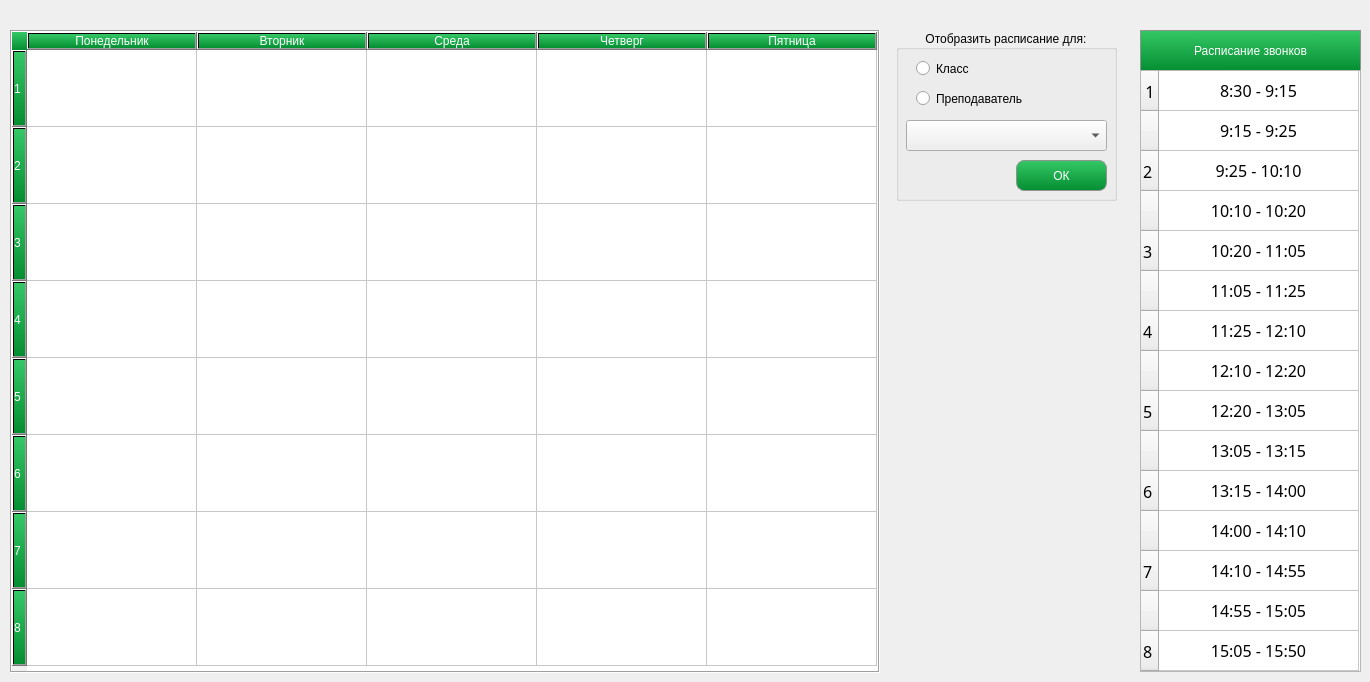
    <widget class="QWidget" name="tab_rasp">
     <attribute name="icon">
      <iconset resource="res.qrc">
       <normaloff>:/icon/drawable/rasp_black.png</normaloff>
       <normalon>:/icon/drawable/pasp_white.png</normalon>:/icon/drawable/rasp_black.png</iconset>
     </attribute>
     <attribute name="title">
      <string>Расписание</string>
     </attribute>
     <widget class="QPushButton" name="pushButton">
      <property name="geometry">
       <rect>
        <x>1140</x>
        <y>30</y>
        <width>221</width>
        <height>41</height>
       </rect>
      </property>
      <property name="styleSheet">
       <string notr="true">QPushButton{
	color: white;
	
	background-color: qlineargradient(spread:repeat, x1:0.511, y1:0, x2:0.506, y2:1, stop:0 rgba(53, 200, 102, 255), stop:1 rgba(4, 142, 50, 255));
	
    border-style: solid;
    border-color: rgb(147, 147, 147);
    border-width: 1px;
	font: 75 12pt &quot;Segoe Print&quot;;

}
</string>
      </property>
      <property name="text">
       <string>Расписание звонков</string>
      </property>
      <property name="icon">
       <iconset resource="res.qrc">
        <normaloff>:/icon/drawable/alarm.png</normaloff>:/icon/drawable/alarm.png</iconset>
      </property>
      <property name="iconSize">
       <size>
        <width>25</width>
        <height>25</height>
       </size>
      </property>
     </widget>
     <widget class="QTableWidget" name="bells">
      <property name="enabled">
       <bool>true</bool>
      </property>
      <property name="geometry">
       <rect>
        <x>1140</x>
        <y>70</y>
        <width>221</width>
        <height>602</height>
       </rect>
      </property>
      <property name="font">
       <font>
        <family>Segoe Print</family>
        <pointsize>12</pointsize>
        <weight>9</weight>
        <italic>false</italic>
        <bold>false</bold>
       </font>
      </property>
      <property name="focusPolicy">
       <enum>Qt::NoFocus</enum>
      </property>
      <property name="contextMenuPolicy">
       <enum>Qt::NoContextMenu</enum>
      </property>
      <property name="styleSheet">
       <string notr="true">
	font: 75 12pt &quot;Segoe Print&quot;;
</string>
      </property>
      <property name="verticalScrollBarPolicy">
       <enum>Qt::ScrollBarAlwaysOff</enum>
      </property>
      <property name="horizontalScrollBarPolicy">
       <enum>Qt::ScrollBarAlwaysOff</enum>
      </property>
      <property name="autoScroll">
       <bool>true</bool>
      </property>
      <property name="editTriggers">
       <set>QAbstractItemView::NoEditTriggers</set>
      </property>
      <property name="tabKeyNavigation">
       <bool>true</bool>
      </property>
      <property name="showDropIndicator" stdset="0">
       <bool>true</bool>
      </property>
      <property name="selectionMode">
       <enum>QAbstractItemView::NoSelection</enum>
      </property>
      <property name="showGrid">
       <bool>true</bool>
      </property>
      <property name="gridStyle">
       <enum>Qt::SolidLine</enum>
      </property>
      <property name="sortingEnabled">
       <bool>false</bool>
      </property>
      <property name="wordWrap">
       <bool>false</bool>
      </property>
      <property name="cornerButtonEnabled">
       <bool>true</bool>
      </property>
      <attribute name="horizontalHeaderVisible">
       <bool>false</bool>
      </attribute>
      <attribute name="horizontalHeaderDefaultSectionSize">
       <number>200</number>
      </attribute>
      <attribute name="horizontalHeaderHighlightSections">
       <bool>true</bool>
      </attribute>
      <attribute name="verticalHeaderDefaultSectionSize">
       <number>40</number>
      </attribute>
      <attribute name="verticalHeaderHighlightSections">
       <bool>false</bool>
      </attribute>
      <attribute name="verticalHeaderMinimumSectionSize">
       <number>40</number>
      </attribute>
      <attribute name="verticalHeaderShowSortIndicator" stdset="0">
       <bool>false</bool>
      </attribute>
      <attribute name="verticalHeaderStretchLastSection">
       <bool>false</bool>
      </attribute>
      <row>
       <property name="text">
        <string>1</string>
       </property>
       <property name="textAlignment">
        <set>AlignCenter</set>
       </property>
      </row>
      <row>
       <property name="text">
        <string/>
       </property>
      </row>
      <row>
       <property name="text">
        <string>2</string>
       </property>
      </row>
      <row>
       <property name="text">
        <string/>
       </property>
      </row>
      <row>
       <property name="text">
        <string>3</string>
       </property>
      </row>
      <row>
       <property name="text">
        <string/>
       </property>
      </row>
      <row>
       <property name="text">
        <string>4</string>
       </property>
      </row>
      <row>
       <property name="text">
        <string/>
       </property>
      </row>
      <row>
       <property name="text">
        <string>5</string>
       </property>
      </row>
      <row>
       <property name="text">
        <string/>
       </property>
      </row>
      <row>
       <property name="text">
        <string>6</string>
       </property>
      </row>
      <row>
       <property name="text">
        <string/>
       </property>
      </row>
      <row>
       <property name="text">
        <string>7 </string>
       </property>
      </row>
      <row>
       <property name="text">
        <string/>
       </property>
      </row>
      <row>
       <property name="text">
        <string>8</string>
       </property>
      </row>
      <column>
       <property name="text">
        <string>Время</string>
       </property>
      </column>
      <item row="0" column="0">
       <property name="text">
        <string>8:30 - 9:15</string>
       </property>
       <property name="textAlignment">
        <set>AlignCenter</set>
       </property>
      </item>
      <item row="1" column="0">
       <property name="text">
        <string>9:15 - 9:25</string>
       </property>
       <property name="textAlignment">
        <set>AlignCenter</set>
       </property>
      </item>
      <item row="2" column="0">
       <property name="text">
        <string>9:25 - 10:10</string>
       </property>
       <property name="textAlignment">
        <set>AlignCenter</set>
       </property>
      </item>
      <item row="3" column="0">
       <property name="text">
        <string>10:10 - 10:20</string>
       </property>
       <property name="textAlignment">
        <set>AlignCenter</set>
       </property>
      </item>
      <item row="4" column="0">
       <property name="text">
        <string>10:20 - 11:05</string>
       </property>
       <property name="textAlignment">
        <set>AlignCenter</set>
       </property>
      </item>
      <item row="5" column="0">
       <property name="text">
        <string>11:05 - 11:25</string>
       </property>
       <property name="textAlignment">
        <set>AlignCenter</set>
       </property>
      </item>
      <item row="6" column="0">
       <property name="text">
        <string>11:25 - 12:10</string>
       </property>
       <property name="textAlignment">
        <set>AlignCenter</set>
       </property>
      </item>
      <item row="7" column="0">
       <property name="text">
        <string>12:10 - 12:20</string>
       </property>
       <property name="textAlignment">
        <set>AlignCenter</set>
       </property>
      </item>
      <item row="8" column="0">
       <property name="text">
        <string>12:20 - 13:05</string>
       </property>
       <property name="textAlignment">
        <set>AlignCenter</set>
       </property>
      </item>
      <item row="9" column="0">
       <property name="text">
        <string>13:05 - 13:15</string>
       </property>
       <property name="textAlignment">
        <set>AlignCenter</set>
       </property>
      </item>
      <item row="10" column="0">
       <property name="text">
        <string>13:15 - 14:00</string>
       </property>
       <property name="textAlignment">
        <set>AlignCenter</set>
       </property>
      </item>
      <item row="11" column="0">
       <property name="text">
        <string>14:00 - 14:10</string>
       </property>
       <property name="textAlignment">
        <set>AlignCenter</set>
       </property>
      </item>
      <item row="12" column="0">
       <property name="text">
        <string>14:10 - 14:55</string>
       </property>
       <property name="textAlignment">
        <set>AlignCenter</set>
       </property>
      </item>
      <item row="13" column="0">
       <property name="text">
        <string>14:55 - 15:05</string>
       </property>
       <property name="textAlignment">
        <set>AlignCenter</set>
       </property>
      </item>
      <item row="14" column="0">
       <property name="text">
        <string>15:05 - 15:50</string>
       </property>
       <property name="textAlignment">
        <set>AlignCenter</set>
       </property>
      </item>
     </widget>
     <widget class="QGroupBox" name="groupBox">
      <property name="geometry">
       <rect>
        <x>896</x>
        <y>30</y>
        <width>221</width>
        <height>171</height>
       </rect>
      </property>
      <property name="styleSheet">
       <string notr="true">font: 75 10pt &quot;Segoe Print&quot;;</string>
      </property>
      <property name="title">
       <string>Отобразить расписание для:</string>
      </property>
      <property name="alignment">
       <set>Qt::AlignCenter</set>
      </property>
      <property name="flat">
       <bool>false</bool>
      </property>
      <property name="checkable">
       <bool>false</bool>
      </property>
      <property name="checked">
       <bool>false</bool>
      </property>
      <widget class="QRadioButton" name="radioButton_class">
       <property name="geometry">
        <rect>
         <x>20</x>
         <y>30</y>
         <width>82</width>
         <height>17</height>
        </rect>
       </property>
       <property name="palette">
        <palette>
         <active/>
         <inactive/>
         <disabled/>
        </palette>
       </property>
       <property name="styleSheet">
        <string notr="true"/>
       </property>
       <property name="text">
        <string>Класс</string>
       </property>
       <property name="checkable">
        <bool>true</bool>
       </property>
      </widget>
      <widget class="QRadioButton" name="radioButton_prep">
       <property name="geometry">
        <rect>
         <x>20</x>
         <y>60</y>
         <width>161</width>
         <height>17</height>
        </rect>
       </property>
       <property name="palette">
        <palette>
         <active>
          <colorrole role="Text">
           <brush brushstyle="SolidPattern">
            <color alpha="255">
             <red>7</red>
             <green>163</green>
             <blue>71</blue>
            </color>
           </brush>
          </colorrole>
         </active>
         <inactive>
          <colorrole role="Text">
           <brush brushstyle="SolidPattern">
            <color alpha="255">
             <red>7</red>
             <green>163</green>
             <blue>71</blue>
            </color>
           </brush>
          </colorrole>
         </inactive>
         <disabled>
          <colorrole role="Text">
           <brush brushstyle="SolidPattern">
            <color alpha="255">
             <red>120</red>
             <green>120</green>
             <blue>120</blue>
            </color>
           </brush>
          </colorrole>
         </disabled>
        </palette>
       </property>
       <property name="styleSheet">
        <string notr="true"/>
       </property>
       <property name="text">
        <string>Преподаватель</string>
       </property>
      </widget>
      <widget class="QComboBox" name="RaspComboBox">
       <property name="geometry">
        <rect>
         <x>10</x>
         <y>90</y>
         <width>201</width>
         <height>31</height>
        </rect>
       </property>
       <property name="font">
        <font>
         <family>Segoe Print</family>
         <pointsize>10</pointsize>
         <weight>9</weight>
         <italic>false</italic>
         <bold>false</bold>
        </font>
       </property>
       <property name="styleSheet">
        <string notr="true">QComboBox QAbstractItemView {
     selection-background-color: rgb(7, 163, 71);
	font: 11pt &quot;Segoe UI&quot;;
 }
	</string>
       </property>
      </widget>
      <widget class="QPushButton" name="btnRaspOk">
       <property name="geometry">
        <rect>
         <x>120</x>
         <y>130</y>
         <width>91</width>
         <height>31</height>
        </rect>
       </property>
       <property name="styleSheet">
        <string notr="true">QPushButton{
	color: white;
	
	background-color: qlineargradient(spread:repeat, x1:0.511, y1:0, x2:0.506, y2:1, stop:0 rgba(53, 200, 102, 255), stop:1 rgba(4, 142, 50, 255));
	
    border-radius:8px;
    border-style: solid;
    border-color: rgb(147, 147, 147);
    border-width: 1px;
	font: 75 12pt &quot;Segoe Print&quot;;

}
QPushButton:hover{
background-color: rgb(7, 193, 82);
}
QPushButton:pressed{
	background-color: qlineargradient(spread:repeat, x1:0.511, y1:0, x2:0.506, y2:1, stop:0 rgba(53, 200, 102, 255), stop:1 rgba(4, 142, 50, 255));
}
QPushButton:disabled{
	background-color: rgb(116, 163, 135);
	color: rgb(255, 255, 255);
}</string>
       </property>
       <property name="text">
        <string>ОК</string>
       </property>
      </widget>
     </widget>
     <widget class="QTableWidget" name="tableRasp">
      <property name="geometry">
       <rect>
        <x>10</x>
        <y>30</y>
        <width>870</width>
        <height>643</height>
       </rect>
      </property>
      <property name="styleSheet">
       <string notr="true">QTableWidget {
selection-background-color: qlineargradient(spread:repeat, x1:0.511, y1:0, x2:0.506, y2:1, stop:0 rgba(53, 200, 102, 255), stop:1 rgba(4, 142, 50, 255));
selection-color: rgb(255, 255, 255);
font: 75 10pt &quot;Segoe Print&quot;
}


QTableWidget QTableCornerButton::section {
    background:qlineargradient(spread:repeat, x1:0.511, y1:0, x2:0.506, y2:1, stop:0 rgba(53, 200, 102, 255), stop:1 rgba(4, 142, 50, 255));
}


QHeaderView::section 
{
alternate-background-color: rgb(255, 170, 0);
	gridline-color: rgb(170, 0, 0);
color: rgb(255, 255, 255);
background-color: qlineargradient(spread:repeat, x1:0.511, y1:0, x2:0.506, y2:1, stop:0 rgba(53, 200, 102, 255), stop:1 rgba(4, 142, 50, 255));;
font: 75 10pt &quot;Segoe Print&quot;;
margin-left: 2px;
margin-right: 2px;
}

QHeaderView::section::checked {

	color: rgb(255, 255, 255);

}


</string>
      </property>
      <property name="frameShape">
       <enum>QFrame::Box</enum>
      </property>
      <property name="frameShadow">
       <enum>QFrame::Sunken</enum>
      </property>
      <property name="verticalScrollBarPolicy">
       <enum>Qt::ScrollBarAlwaysOff</enum>
      </property>
      <property name="horizontalScrollBarPolicy">
       <enum>Qt::ScrollBarAlwaysOff</enum>
      </property>
      <property name="editTriggers">
       <set>QAbstractItemView::NoEditTriggers</set>
      </property>
      <property name="selectionMode">
       <enum>QAbstractItemView::NoSelection</enum>
      </property>
      <property name="selectionBehavior">
       <enum>QAbstractItemView::SelectItems</enum>
      </property>
      <attribute name="horizontalHeaderDefaultSectionSize">
       <number>170</number>
      </attribute>
      <attribute name="horizontalHeaderMinimumSectionSize">
       <number>46</number>
      </attribute>
      <attribute name="verticalHeaderDefaultSectionSize">
       <number>77</number>
      </attribute>
      <attribute name="verticalHeaderMinimumSectionSize">
       <number>77</number>
      </attribute>
      <row>
       <property name="text">
        <string>1</string>
       </property>
      </row>
      <row>
       <property name="text">
        <string>2</string>
       </property>
      </row>
      <row>
       <property name="text">
        <string>3</string>
       </property>
      </row>
      <row>
       <property name="text">
        <string>4</string>
       </property>
      </row>
      <row>
       <property name="text">
        <string>5</string>
       </property>
      </row>
      <row>
       <property name="text">
        <string>6</string>
       </property>
      </row>
      <row>
       <property name="text">
        <string>7</string>
       </property>
      </row>
      <row>
       <property name="text">
        <string>8</string>
       </property>
      </row>
      <column>
       <property name="text">
        <string>Понедельник</string>
       </property>
       <property name="textAlignment">
        <set>AlignCenter</set>
       </property>
      </column>
      <column>
       <property name="text">
        <string>Вторник</string>
       </property>
       <property name="textAlignment">
        <set>AlignCenter</set>
       </property>
      </column>
      <column>
       <property name="text">
        <string>Среда</string>
       </property>
       <property name="textAlignment">
        <set>AlignCenter</set>
       </property>
      </column>
      <column>
       <property name="text">
        <string>Четверг</string>
       </property>
       <property name="textAlignment">
        <set>AlignCenter</set>
       </property>
      </column>
      <column>
       <property name="text">
        <string>Пятница</string>
       </property>
       <property name="textAlignment">
        <set>AlignCenter</set>
       </property>
      </column>
      <item row="0" column="0">
       <property name="text">
        <string/>
       </property>
       <property name="textAlignment">
        <set>AlignCenter</set>
       </property>
      </item>
      <item row="0" column="3">
       <property name="text">
        <string/>
       </property>
       <property name="textAlignment">
        <set>AlignCenter</set>
       </property>
      </item>
      <item row="0" column="4">
       <property name="text">
        <string/>
       </property>
       <property name="textAlignment">
        <set>AlignCenter</set>
       </property>
      </item>
      <item row="1" column="0">
       <property name="text">
        <string/>
       </property>
       <property name="textAlignment">
        <set>AlignCenter</set>
       </property>
      </item>
      <item row="1" column="1">
       <property name="text">
        <string/>
       </property>
       <property name="textAlignment">
        <set>AlignCenter</set>
       </property>
      </item>
      <item row="1" column="2">
       <property name="text">
        <string/>
       </property>
       <property name="textAlignment">
        <set>AlignCenter</set>
       </property>
      </item>
      <item row="1" column="3">
       <property name="text">
        <string/>
       </property>
       <property name="textAlignment">
        <set>AlignCenter</set>
       </property>
      </item>
      <item row="1" column="4">
       <property name="text">
        <string/>
       </property>
       <property name="textAlignment">
        <set>AlignCenter</set>
       </property>
      </item>
      <item row="2" column="0">
       <property name="text">
        <string/>
       </property>
       <property name="textAlignment">
        <set>AlignCenter</set>
       </property>
      </item>
      <item row="2" column="1">
       <property name="text">
        <string/>
       </property>
       <property name="textAlignment">
        <set>AlignCenter</set>
       </property>
      </item>
      <item row="2" column="2">
       <property name="text">
        <string/>
       </property>
       <property name="textAlignment">
        <set>AlignCenter</set>
       </property>
      </item>
      <item row="2" column="3">
       <property name="text">
        <string/>
       </property>
       <property name="textAlignment">
        <set>AlignCenter</set>
       </property>
      </item>
      <item row="2" column="4">
       <property name="text">
        <string/>
       </property>
       <property name="textAlignment">
        <set>AlignCenter</set>
       </property>
      </item>
      <item row="3" column="0">
       <property name="text">
        <string/>
       </property>
       <property name="textAlignment">
        <set>AlignCenter</set>
       </property>
      </item>
      <item row="3" column="1">
       <property name="text">
        <string/>
       </property>
       <property name="textAlignment">
        <set>AlignCenter</set>
       </property>
      </item>
      <item row="3" column="2">
       <property name="text">
        <string/>
       </property>
       <property name="textAlignment">
        <set>AlignCenter</set>
       </property>
      </item>
      <item row="3" column="3">
       <property name="text">
        <string/>
       </property>
       <property name="textAlignment">
        <set>AlignCenter</set>
       </property>
      </item>
      <item row="3" column="4">
       <property name="text">
        <string/>
       </property>
       <property name="textAlignment">
        <set>AlignCenter</set>
       </property>
      </item>
      <item row="4" column="0">
       <property name="text">
        <string/>
       </property>
       <property name="textAlignment">
        <set>AlignCenter</set>
       </property>
      </item>
      <item row="4" column="1">
       <property name="text">
        <string/>
       </property>
       <property name="textAlignment">
        <set>AlignCenter</set>
       </property>
      </item>
      <item row="4" column="2">
       <property name="text">
        <string/>
       </property>
       <property name="textAlignment">
        <set>AlignCenter</set>
       </property>
      </item>
      <item row="4" column="3">
       <property name="text">
        <string/>
       </property>
       <property name="textAlignment">
        <set>AlignCenter</set>
       </property>
      </item>
      <item row="4" column="4">
       <property name="text">
        <string/>
       </property>
       <property name="textAlignment">
        <set>AlignCenter</set>
       </property>
      </item>
      <item row="5" column="0">
       <property name="text">
        <string/>
       </property>
       <property name="textAlignment">
        <set>AlignCenter</set>
       </property>
      </item>
      <item row="5" column="1">
       <property name="text">
        <string/>
       </property>
       <property name="textAlignment">
        <set>AlignCenter</set>
       </property>
      </item>
      <item row="5" column="2">
       <property name="text">
        <string/>
       </property>
       <property name="textAlignment">
        <set>AlignCenter</set>
       </property>
      </item>
      <item row="5" column="3">
       <property name="text">
        <string/>
       </property>
       <property name="textAlignment">
        <set>AlignCenter</set>
       </property>
      </item>
      <item row="5" column="4">
       <property name="text">
        <string/>
       </property>
       <property name="textAlignment">
        <set>AlignCenter</set>
       </property>
      </item>
      <item row="6" column="0">
       <property name="text">
        <string/>
       </property>
       <property name="textAlignment">
        <set>AlignCenter</set>
       </property>
      </item>
      <item row="6" column="1">
       <property name="text">
        <string/>
       </property>
       <property name="textAlignment">
        <set>AlignCenter</set>
       </property>
      </item>
      <item row="6" column="2">
       <property name="text">
        <string/>
       </property>
       <property name="textAlignment">
        <set>AlignCenter</set>
       </property>
      </item>
      <item row="6" column="3">
       <property name="text">
        <string/>
       </property>
       <property name="textAlignment">
        <set>AlignCenter</set>
       </property>
      </item>
      <item row="6" column="4">
       <property name="text">
        <string/>
       </property>
       <property name="textAlignment">
        <set>AlignCenter</set>
       </property>
      </item>
      <item row="7" column="0">
       <property name="text">
        <string/>
       </property>
       <property name="textAlignment">
        <set>AlignCenter</set>
       </property>
      </item>
      <item row="7" column="1">
       <property name="text">
        <string/>
       </property>
       <property name="textAlignment">
        <set>AlignCenter</set>
       </property>
      </item>
      <item row="7" column="2">
       <property name="text">
        <string/>
       </property>
       <property name="textAlignment">
        <set>AlignCenter</set>
       </property>
      </item>
      <item row="7" column="3">
       <property name="text">
        <string/>
       </property>
       <property name="textAlignment">
        <set>AlignCenter</set>
       </property>
      </item>
      <item row="7" column="4">
       <property name="text">
        <string/>
       </property>
       <property name="textAlignment">
        <set>AlignCenter</set>
       </property>
      </item>
     </widget>
    </widget>
